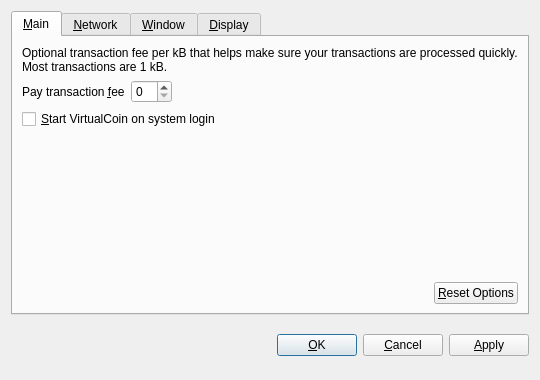
<?xml version="1.0" encoding="UTF-8"?>
<ui version="4.0">
 <class>OptionsDialog</class>
 <widget class="QDialog" name="OptionsDialog">
  <property name="geometry">
   <rect>
    <x>0</x>
    <y>0</y>
    <width>540</width>
    <height>380</height>
   </rect>
  </property>
  <property name="windowTitle">
   <string>Options</string>
  </property>
  <property name="modal">
   <bool>true</bool>
  </property>
  <layout class="QVBoxLayout" name="verticalLayout">
   <item>
    <widget class="QTabWidget" name="tabWidget">
     <property name="tabPosition">
      <enum>QTabWidget::North</enum>
     </property>
     <property name="currentIndex">
      <number>0</number>
     </property>
     <widget class="QWidget" name="tabMain">
      <attribute name="title">
       <string>&amp;Main</string>
      </attribute>
      <layout class="QVBoxLayout" name="verticalLayout_Main">
       <item>
        <widget class="QLabel" name="transactionFeeInfoLabel">
         <property name="text">
          <string>Optional transaction fee per kB that helps make sure your transactions are processed quickly. Most transactions are 1 kB.</string>
         </property>
         <property name="textFormat">
          <enum>Qt::PlainText</enum>
         </property>
         <property name="wordWrap">
          <bool>true</bool>
         </property>
        </widget>
       </item>
       <item>
        <layout class="QHBoxLayout" name="horizontalLayout_1_Main">
         <item>
          <widget class="QLabel" name="transactionFeeLabel">
           <property name="text">
            <string>Pay transaction &amp;fee</string>
           </property>
           <property name="textFormat">
            <enum>Qt::PlainText</enum>
           </property>
           <property name="buddy">
            <cstring>transactionFee</cstring>
           </property>
          </widget>
         </item>
         <item>
          <widget class="BitcoinAmountField" name="transactionFee"/>
         </item>
         <item>
          <spacer name="horizontalSpacer_1_Main">
           <property name="orientation">
            <enum>Qt::Horizontal</enum>
           </property>
           <property name="sizeHint" stdset="0">
            <size>
             <width>40</width>
             <height>20</height>
            </size>
           </property>
          </spacer>
         </item>
        </layout>
       </item>
       <item>
        <widget class="QCheckBox" name="bitcoinAtStartup">
         <property name="toolTip">
          <string>Automatically start VirtualCoin after logging in to the system.</string>
         </property>
         <property name="text">
          <string>&amp;Start VirtualCoin on system login</string>
         </property>
        </widget>
       </item>
       <item>
        <spacer name="verticalSpacer_Main">
         <property name="orientation">
          <enum>Qt::Vertical</enum>
         </property>
         <property name="sizeHint" stdset="0">
          <size>
           <width>20</width>
           <height>40</height>
          </size>
         </property>
        </spacer>
       </item>
       <item>
        <layout class="QHBoxLayout" name="horizontalLayout_2_Main">
         <item>
          <spacer name="horizontalSpacer_2_Main">
           <property name="orientation">
            <enum>Qt::Horizontal</enum>
           </property>
           <property name="sizeHint" stdset="0">
            <size>
             <width>40</width>
             <height>20</height>
            </size>
           </property>
          </spacer>
         </item>
         <item>
          <widget class="QPushButton" name="resetButton">
           <property name="toolTip">
            <string>Reset all client options to default.</string>
           </property>
           <property name="text">
            <string>&amp;Reset Options</string>
           </property>
           <property name="autoDefault">
            <bool>false</bool>
           </property>
          </widget>
         </item>
        </layout>
       </item>
      </layout>
     </widget>
     <widget class="QWidget" name="tabNetwork">
      <attribute name="title">
       <string>&amp;Network</string>
      </attribute>
      <layout class="QVBoxLayout" name="verticalLayout_Network">
       <item>
        <widget class="QCheckBox" name="mapPortUpnp">
         <property name="toolTip">
          <string>Automatically open the VirtualCoin client port on the router. This only works when your router supports UPnP and it is enabled.</string>
         </property>
         <property name="text">
          <string>Map port using &amp;UPnP</string>
         </property>
        </widget>
       </item>
       <item>
        <widget class="QCheckBox" name="connectSocks">
         <property name="toolTip">
          <string>Connect to the VirtualCoin network through a SOCKS proxy (e.g. when connecting through Tor).</string>
         </property>
         <property name="text">
          <string>&amp;Connect through SOCKS proxy:</string>
         </property>
        </widget>
       </item>
       <item>
        <layout class="QHBoxLayout" name="horizontalLayout_Network">
         <item>
          <widget class="QLabel" name="proxyIpLabel">
           <property name="text">
            <string>Proxy &amp;IP:</string>
           </property>
           <property name="textFormat">
            <enum>Qt::PlainText</enum>
           </property>
           <property name="buddy">
            <cstring>proxyIp</cstring>
           </property>
          </widget>
         </item>
         <item>
          <widget class="QValidatedLineEdit" name="proxyIp">
           <property name="maximumSize">
            <size>
             <width>140</width>
             <height>16777215</height>
            </size>
           </property>
           <property name="toolTip">
            <string>IP address of the proxy (e.g. 127.0.0.1)</string>
           </property>
          </widget>
         </item>
         <item>
          <widget class="QLabel" name="proxyPortLabel">
           <property name="text">
            <string>&amp;Port:</string>
           </property>
           <property name="textFormat">
            <enum>Qt::PlainText</enum>
           </property>
           <property name="buddy">
            <cstring>proxyPort</cstring>
           </property>
          </widget>
         </item>
         <item>
          <widget class="QLineEdit" name="proxyPort">
           <property name="maximumSize">
            <size>
             <width>55</width>
             <height>16777215</height>
            </size>
           </property>
           <property name="toolTip">
            <string>Port of the proxy (e.g. 9050)</string>
           </property>
          </widget>
         </item>
         <item>
          <widget class="QLabel" name="socksVersionLabel">
           <property name="text">
            <string>SOCKS &amp;Version:</string>
           </property>
           <property name="textFormat">
            <enum>Qt::PlainText</enum>
           </property>
           <property name="buddy">
            <cstring>socksVersion</cstring>
           </property>
          </widget>
         </item>
         <item>
          <widget class="QValueComboBox" name="socksVersion">
           <property name="toolTip">
            <string>SOCKS version of the proxy (e.g. 5)</string>
           </property>
          </widget>
         </item>
         <item>
          <spacer name="horizontalSpacer_Network">
           <property name="orientation">
            <enum>Qt::Horizontal</enum>
           </property>
           <property name="sizeHint" stdset="0">
            <size>
             <width>40</width>
             <height>20</height>
            </size>
           </property>
          </spacer>
         </item>
        </layout>
       </item>
       <item>
        <spacer name="verticalSpacer_Network">
         <property name="orientation">
          <enum>Qt::Vertical</enum>
         </property>
         <property name="sizeHint" stdset="0">
          <size>
           <width>20</width>
           <height>40</height>
          </size>
         </property>
        </spacer>
       </item>
      </layout>
     </widget>
     <widget class="QWidget" name="tabWindow">
      <attribute name="title">
       <string>&amp;Window</string>
      </attribute>
      <layout class="QVBoxLayout" name="verticalLayout_Window">
       <item>
        <widget class="QCheckBox" name="minimizeToTray">
         <property name="toolTip">
          <string>Show only a tray icon after minimizing the window.</string>
         </property>
         <property name="text">
          <string>&amp;Minimize to the tray instead of the taskbar</string>
         </property>
        </widget>
       </item>
       <item>
        <widget class="QCheckBox" name="minimizeOnClose">
         <property name="toolTip">
          <string>Minimize instead of exit the application when the window is closed. When this option is enabled, the application will be closed only after selecting Quit in the menu.</string>
         </property>
         <property name="text">
          <string>M&amp;inimize on close</string>
         </property>
        </widget>
       </item>
       <item>
        <spacer name="verticalSpacer_Window">
         <property name="orientation">
          <enum>Qt::Vertical</enum>
         </property>
         <property name="sizeHint" stdset="0">
          <size>
           <width>20</width>
           <height>40</height>
          </size>
         </property>
        </spacer>
       </item>
      </layout>
     </widget>
     <widget class="QWidget" name="tabDisplay">
      <attribute name="title">
       <string>&amp;Display</string>
      </attribute>
      <layout class="QVBoxLayout" name="verticalLayout_Display">
       <item>
        <layout class="QHBoxLayout" name="horizontalLayout_1_Display">
         <item>
          <widget class="QLabel" name="langLabel">
           <property name="text">
            <string>User Interface &amp;language:</string>
           </property>
           <property name="textFormat">
            <enum>Qt::PlainText</enum>
           </property>
           <property name="buddy">
            <cstring>lang</cstring>
           </property>
          </widget>
         </item>
         <item>
          <widget class="QValueComboBox" name="lang">
           <property name="toolTip">
            <string>The user interface language can be set here. This setting will take effect after restarting VirtualCoin.</string>
           </property>
          </widget>
         </item>
        </layout>
       </item>
       <item>
        <layout class="QHBoxLayout" name="horizontalLayout_2_Display">
         <item>
          <widget class="QLabel" name="unitLabel">
           <property name="text">
            <string>&amp;Unit to show amounts in:</string>
           </property>
           <property name="textFormat">
            <enum>Qt::PlainText</enum>
           </property>
           <property name="buddy">
            <cstring>unit</cstring>
           </property>
          </widget>
         </item>
         <item>
          <widget class="QValueComboBox" name="unit">
           <property name="toolTip">
            <string>Choose the default subdivision unit to show in the interface and when sending coins.</string>
           </property>
          </widget>
         </item>
        </layout>
       </item>
       <item>
        <widget class="QCheckBox" name="displayAddresses">
         <property name="toolTip">
          <string>Whether to show VirtualCoin addresses in the transaction list or not.</string>
         </property>
         <property name="text">
          <string>&amp;Display addresses in transaction list</string>
         </property>
        </widget>
       </item>
       <item>
        <widget class="QCheckBox" name="coinControlFeatures">
         <property name="toolTip">
          <string>Whether to show coin control features or not.</string>
         </property>
         <property name="text">
          <string>Display coin &amp;control features (experts only!)</string>
         </property>
        </widget>
       </item>
       <item>
        <spacer name="verticalSpacer_Display">
         <property name="orientation">
          <enum>Qt::Vertical</enum>
         </property>
         <property name="sizeHint" stdset="0">
          <size>
           <width>20</width>
           <height>40</height>
          </size>
         </property>
        </spacer>
       </item>
      </layout>
     </widget>
    </widget>
   </item>
   <item>
    <layout class="QHBoxLayout" name="horizontalLayout_Buttons">
     <item>
      <spacer name="horizontalSpacer_1">
       <property name="orientation">
        <enum>Qt::Horizontal</enum>
       </property>
       <property name="sizeHint" stdset="0">
        <size>
         <width>40</width>
         <height>48</height>
        </size>
       </property>
      </spacer>
     </item>
     <item>
      <widget class="QLabel" name="statusLabel">
       <property name="font">
        <font>
         <weight>75</weight>
         <bold>true</bold>
        </font>
       </property>
       <property name="text">
        <string/>
       </property>
       <property name="textFormat">
        <enum>Qt::PlainText</enum>
       </property>
       <property name="wordWrap">
        <bool>true</bool>
       </property>
      </widget>
     </item>
     <item>
      <spacer name="horizontalSpacer_2">
       <property name="orientation">
        <enum>Qt::Horizontal</enum>
       </property>
       <property name="sizeHint" stdset="0">
        <size>
         <width>40</width>
         <height>48</height>
        </size>
       </property>
      </spacer>
     </item>
     <item>
      <widget class="QPushButton" name="okButton">
       <property name="text">
        <string>&amp;OK</string>
       </property>
      </widget>
     </item>
     <item>
      <widget class="QPushButton" name="cancelButton">
       <property name="text">
        <string>&amp;Cancel</string>
       </property>
       <property name="autoDefault">
        <bool>false</bool>
       </property>
      </widget>
     </item>
     <item>
      <widget class="QPushButton" name="applyButton">
       <property name="text">
        <string>&amp;Apply</string>
       </property>
       <property name="autoDefault">
        <bool>false</bool>
       </property>
      </widget>
     </item>
    </layout>
   </item>
  </layout>
 </widget>
 <customwidgets>
  <customwidget>
   <class>BitcoinAmountField</class>
   <extends>QSpinBox</extends>
   <header>bitcoinamountfield.h</header>
  </customwidget>
  <customwidget>
   <class>QValueComboBox</class>
   <extends>QComboBox</extends>
   <header>qvaluecombobox.h</header>
  </customwidget>
  <customwidget>
   <class>QValidatedLineEdit</class>
   <extends>QLineEdit</extends>
   <header>qvalidatedlineedit.h</header>
  </customwidget>
 </customwidgets>
 <resources/>
 <connections/>
</ui>
